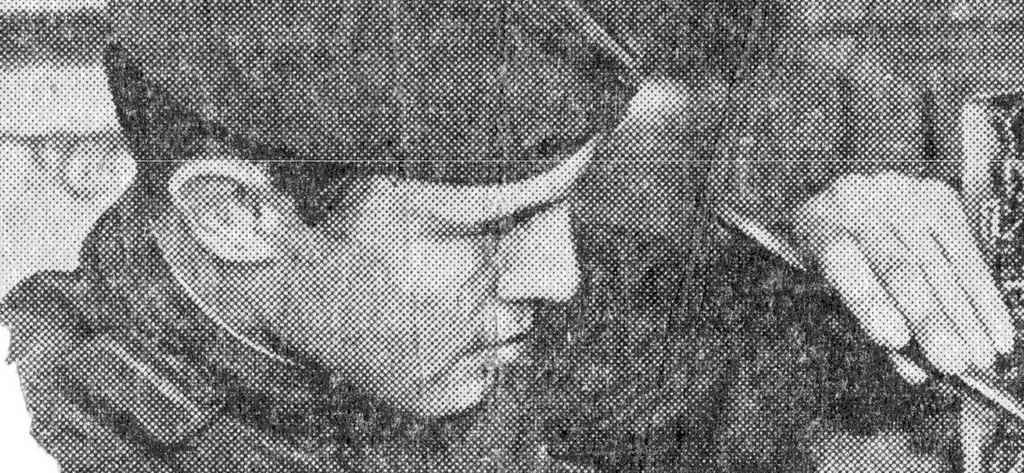
#> input picture Tugas_6/man.jpeg, 1024 x 473 px
$ jupyter execute denoising.ipynb
#> lines starting #> are read from the running program, lines starting #| are printed output that depends on the picture
# Tugas 6

### Nama : A. Muhammad Risqullah Awaluddin
### NIM  : H071191053

[cell 1]
import numpy as np
import matplotlib.pyplot as plt
import imageio
from scipy import fftpack
from matplotlib.colors import LogNorm

[cell 2]
image = imageio.imread("man.jpeg", as_gray=True).astype("float64")/255
#> image: shape (473, 1024) float64; min 0, max 1, mean 0.5
plt.figure()
plt.imshow(image, plt.cm.gray)

[cell 3]
image_fft = fftpack.fft2(image)
def plot_spectrum(image_fft):
    plt.figure(figsize=(10,10))
    plt.imshow(np.abs(image_fft), norm=LogNorm(vmin=5),cmap=plt.cm.afmhot),
    plt.colorbar()

[cell 4]
# Menunjukkan frekuensi spektrum dari gambar di atas
im_fft = fftpack.fft2(image)

plt.figure()
plot_spectrum(fftpack.fftshift(image_fft))
plt.title('Spectrum with Fourier transform')
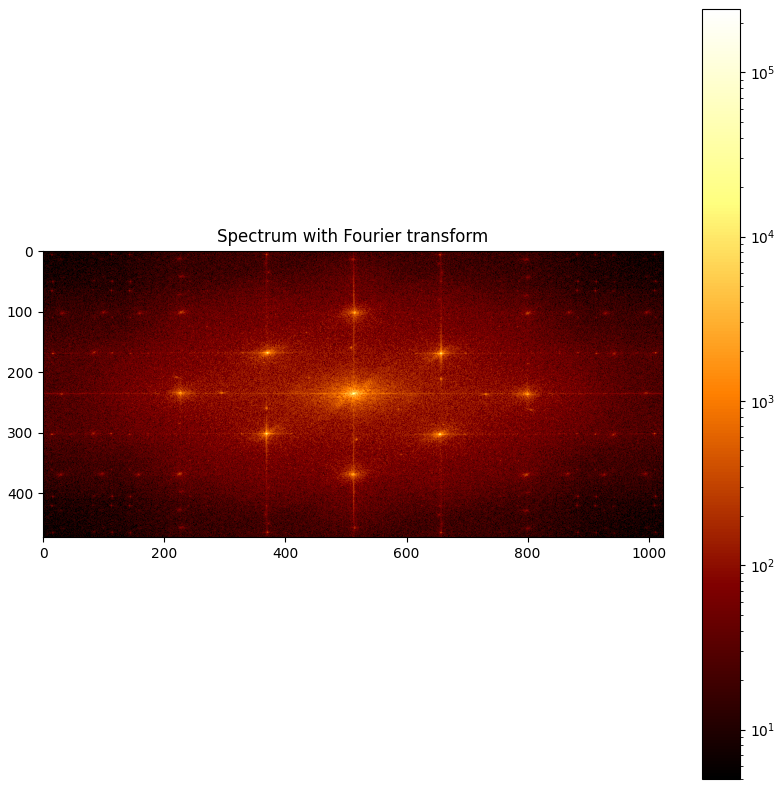
#> figure drawn by matplotlib, 2 panels

[cell 5]
# Mendefinisikan koefisien pecahan
keep_fraction = 0.1
im_fft2 = im_fft.copy()

# Atur Row dan Column ke jumlah baris dan kolom dari array.
r, c = im_fft2.shape
#> r = 473; c = 1024

# Atur semua Row dan Column menjadi nol dengan indeks antara r*keep_fraction and r*(1-keep_fraction)
im_fft2[int(r*keep_fraction):int(r*(1-keep_fraction))] = 0
im_fft2[:, int(c*keep_fraction):int(c*(1-keep_fraction))] = 0

plt.figure()
plot_spectrum(fftpack.fftshift(im_fft2))
plt.title('Filtered Spectrum')
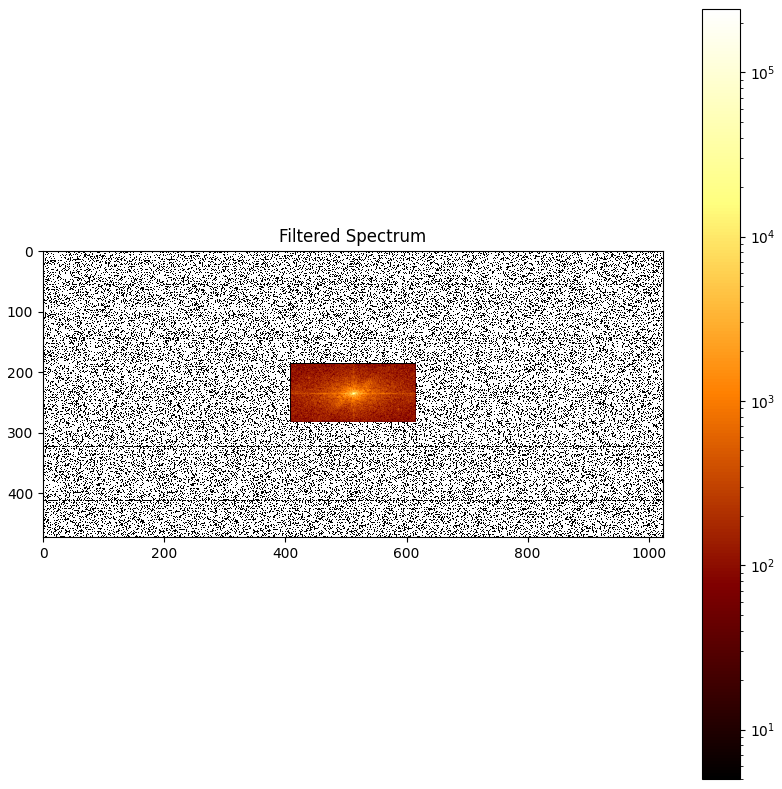
#> figure drawn by matplotlib, 2 panels

[cell 6]
# Rekonstruksti Citra
im_new = fftpack.ifft2(im_fft2).real
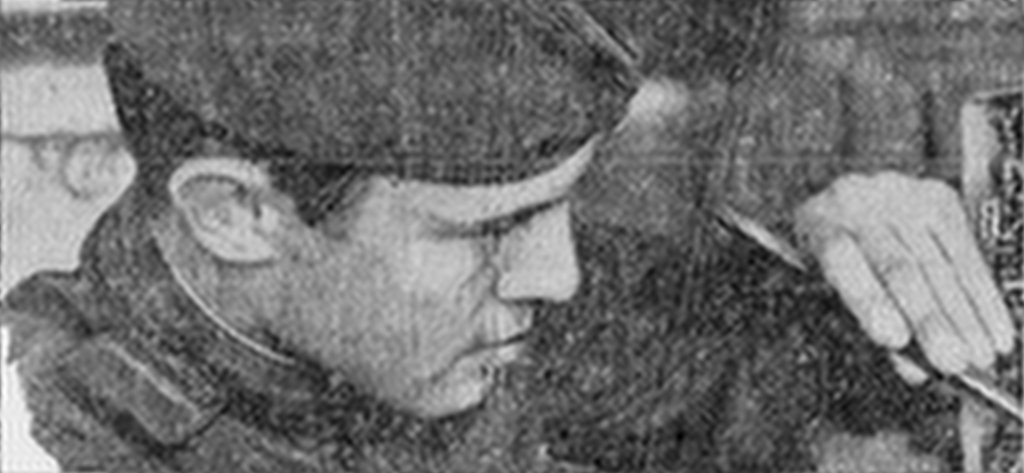
#> im_new: shape (473, 1024) float64; min 0.0447, max 1.08, mean 0.5; drawn with min black and max white

[cell 7]
# Menampilkan perbandingan citra asli dan citra yang telah direkonstruksi
fig, ax = plt.subplots(1,2, figsize=(10,10))
ax[0].imshow(image, cmap='gray')
ax[0].set_title('Original Image')
ax[1].imshow(im_new, cmap='gray')
ax[1].set_title('Reconstructed Image')
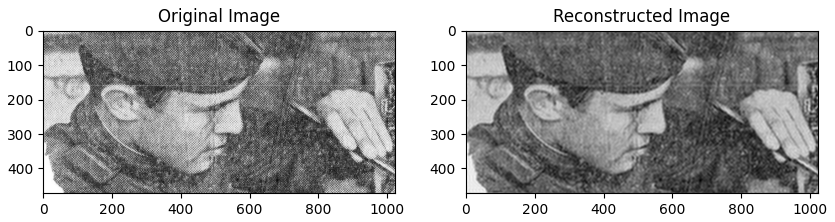
#> figure drawn by matplotlib, 2 panels
